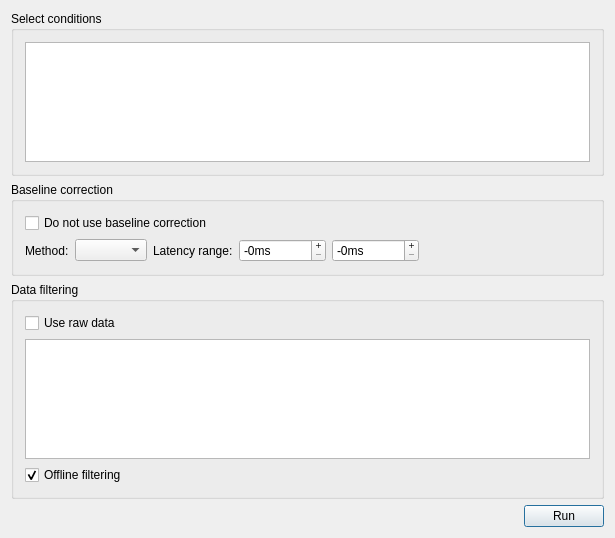
<?xml version="1.0" encoding="UTF-8"?>
<ui version="4.0">
 <class>AwAverageDialogUi</class>
 <widget class="QDialog" name="AwAverageDialogUi">
  <property name="geometry">
   <rect>
    <x>0</x>
    <y>0</y>
    <width>615</width>
    <height>538</height>
   </rect>
  </property>
  <property name="windowTitle">
   <string>Averaging conditions</string>
  </property>
  <property name="windowIcon">
   <iconset resource="../../../resources/AnyWave.qrc">
    <normaloff>:/images/AnyWave_icon.png</normaloff>:/images/AnyWave_icon.png</iconset>
  </property>
  <layout class="QVBoxLayout" name="verticalLayout_3">
   <item>
    <widget class="QGroupBox" name="groupBox">
     <property name="title">
      <string>Select conditions</string>
     </property>
     <layout class="QVBoxLayout" name="verticalLayout_2">
      <item>
       <widget class="QTableView" name="tableView">
        <property name="editTriggers">
         <set>QAbstractItemView::NoEditTriggers</set>
        </property>
        <property name="selectionBehavior">
         <enum>QAbstractItemView::SelectRows</enum>
        </property>
       </widget>
      </item>
     </layout>
    </widget>
   </item>
   <item>
    <widget class="QGroupBox" name="groupBox_2">
     <property name="sizePolicy">
      <sizepolicy hsizetype="Expanding" vsizetype="Expanding">
       <horstretch>0</horstretch>
       <verstretch>0</verstretch>
      </sizepolicy>
     </property>
     <property name="title">
      <string>Baseline correction</string>
     </property>
     <layout class="QVBoxLayout" name="verticalLayout_4">
      <item>
       <layout class="QHBoxLayout" name="horizontalLayout_3">
        <item>
         <widget class="QCheckBox" name="checkDontUse">
          <property name="text">
           <string>Do not use baseline correction</string>
          </property>
         </widget>
        </item>
        <item>
         <spacer name="horizontalSpacer_2">
          <property name="orientation">
           <enum>Qt::Horizontal</enum>
          </property>
          <property name="sizeHint" stdset="0">
           <size>
            <width>40</width>
            <height>20</height>
           </size>
          </property>
         </spacer>
        </item>
       </layout>
      </item>
      <item>
       <layout class="QHBoxLayout" name="horizontalLayout_2">
        <item>
         <widget class="QLabel" name="label">
          <property name="text">
           <string>Method:</string>
          </property>
         </widget>
        </item>
        <item>
         <widget class="QComboBox" name="comboMethod"/>
        </item>
        <item>
         <widget class="QLabel" name="label_2">
          <property name="text">
           <string>Latency range:</string>
          </property>
         </widget>
        </item>
        <item>
         <widget class="QSpinBox" name="spinMaxRange">
          <property name="sizePolicy">
           <sizepolicy hsizetype="Preferred" vsizetype="Fixed">
            <horstretch>0</horstretch>
            <verstretch>0</verstretch>
           </sizepolicy>
          </property>
          <property name="buttonSymbols">
           <enum>QAbstractSpinBox::PlusMinus</enum>
          </property>
          <property name="suffix">
           <string>ms</string>
          </property>
          <property name="prefix">
           <string>-</string>
          </property>
          <property name="maximum">
           <number>999999999</number>
          </property>
          <property name="singleStep">
           <number>100</number>
          </property>
         </widget>
        </item>
        <item>
         <widget class="QSpinBox" name="spinMinRange">
          <property name="sizePolicy">
           <sizepolicy hsizetype="Preferred" vsizetype="Fixed">
            <horstretch>0</horstretch>
            <verstretch>0</verstretch>
           </sizepolicy>
          </property>
          <property name="buttonSymbols">
           <enum>QAbstractSpinBox::PlusMinus</enum>
          </property>
          <property name="showGroupSeparator" stdset="0">
           <bool>false</bool>
          </property>
          <property name="suffix">
           <string>ms</string>
          </property>
          <property name="prefix">
           <string>-</string>
          </property>
          <property name="maximum">
           <number>999999999</number>
          </property>
          <property name="singleStep">
           <number>100</number>
          </property>
         </widget>
        </item>
        <item>
         <spacer name="horizontalSpacer_3">
          <property name="orientation">
           <enum>Qt::Horizontal</enum>
          </property>
          <property name="sizeHint" stdset="0">
           <size>
            <width>40</width>
            <height>20</height>
           </size>
          </property>
         </spacer>
        </item>
       </layout>
      </item>
     </layout>
    </widget>
   </item>
   <item>
    <widget class="QGroupBox" name="groupBox_3">
     <property name="title">
      <string>Data filtering</string>
     </property>
     <layout class="QVBoxLayout" name="verticalLayout">
      <item>
       <layout class="QHBoxLayout" name="horizontalLayout_4">
        <item>
         <widget class="QCheckBox" name="checkBoxRawData">
          <property name="text">
           <string>Use raw data</string>
          </property>
         </widget>
        </item>
        <item>
         <spacer name="horizontalSpacer_4">
          <property name="orientation">
           <enum>Qt::Horizontal</enum>
          </property>
          <property name="sizeHint" stdset="0">
           <size>
            <width>40</width>
            <height>20</height>
           </size>
          </property>
         </spacer>
        </item>
       </layout>
      </item>
      <item>
       <widget class="AwFilterTableView" name="filterTableView"/>
      </item>
      <item>
       <layout class="QHBoxLayout" name="horizontalLayout_5">
        <item>
         <widget class="QCheckBox" name="checkOfflineFiltering">
          <property name="toolTip">
           <string>Preload the whole data in memory and apply filtering (takes more time and memory)</string>
          </property>
          <property name="text">
           <string>Offline filtering</string>
          </property>
          <property name="checked">
           <bool>true</bool>
          </property>
         </widget>
        </item>
        <item>
         <spacer name="horizontalSpacer_5">
          <property name="orientation">
           <enum>Qt::Horizontal</enum>
          </property>
          <property name="sizeHint" stdset="0">
           <size>
            <width>40</width>
            <height>20</height>
           </size>
          </property>
         </spacer>
        </item>
       </layout>
      </item>
     </layout>
    </widget>
   </item>
   <item>
    <layout class="QHBoxLayout" name="horizontalLayout">
     <item>
      <spacer name="horizontalSpacer">
       <property name="orientation">
        <enum>Qt::Horizontal</enum>
       </property>
       <property name="sizeHint" stdset="0">
        <size>
         <width>40</width>
         <height>20</height>
        </size>
       </property>
      </spacer>
     </item>
     <item>
      <widget class="QPushButton" name="buttonRun">
       <property name="text">
        <string>Run</string>
       </property>
      </widget>
     </item>
    </layout>
   </item>
  </layout>
 </widget>
 <layoutdefault spacing="6" margin="11"/>
 <customwidgets>
  <customwidget>
   <class>AwFilterTableView</class>
   <extends>QTableView</extends>
   <header location="global">filter/AwFilterTableView.h</header>
  </customwidget>
 </customwidgets>
 <resources>
  <include location="../../../resources/AnyWave.qrc"/>
 </resources>
 <connections>
  <connection>
   <sender>buttonRun</sender>
   <signal>clicked()</signal>
   <receiver>AwAverageDialogUi</receiver>
   <slot>accept()</slot>
   <hints>
    <hint type="sourcelabel">
     <x>596</x>
     <y>505</y>
    </hint>
    <hint type="destinationlabel">
     <x>85</x>
     <y>391</y>
    </hint>
   </hints>
  </connection>
  <connection>
   <sender>checkDontUse</sender>
   <signal>toggled(bool)</signal>
   <receiver>comboMethod</receiver>
   <slot>setDisabled(bool)</slot>
   <hints>
    <hint type="sourcelabel">
     <x>35</x>
     <y>217</y>
    </hint>
    <hint type="destinationlabel">
     <x>97</x>
     <y>249</y>
    </hint>
   </hints>
  </connection>
  <connection>
   <sender>checkDontUse</sender>
   <signal>clicked(bool)</signal>
   <receiver>spinMaxRange</receiver>
   <slot>setDisabled(bool)</slot>
   <hints>
    <hint type="sourcelabel">
     <x>69</x>
     <y>222</y>
    </hint>
    <hint type="destinationlabel">
     <x>272</x>
     <y>249</y>
    </hint>
   </hints>
  </connection>
  <connection>
   <sender>checkDontUse</sender>
   <signal>clicked(bool)</signal>
   <receiver>spinMinRange</receiver>
   <slot>setDisabled(bool)</slot>
   <hints>
    <hint type="sourcelabel">
     <x>92</x>
     <y>219</y>
    </hint>
    <hint type="destinationlabel">
     <x>371</x>
     <y>250</y>
    </hint>
   </hints>
  </connection>
  <connection>
   <sender>checkBoxRawData</sender>
   <signal>toggled(bool)</signal>
   <receiver>filterTableView</receiver>
   <slot>setDisabled(bool)</slot>
   <hints>
    <hint type="sourcelabel">
     <x>53</x>
     <y>305</y>
    </hint>
    <hint type="destinationlabel">
     <x>55</x>
     <y>440</y>
    </hint>
   </hints>
  </connection>
  <connection>
   <sender>checkBoxRawData</sender>
   <signal>toggled(bool)</signal>
   <receiver>checkOfflineFiltering</receiver>
   <slot>setDisabled(bool)</slot>
   <hints>
    <hint type="sourcelabel">
     <x>88</x>
     <y>308</y>
    </hint>
    <hint type="destinationlabel">
     <x>58</x>
     <y>478</y>
    </hint>
   </hints>
  </connection>
 </connections>
</ui>
